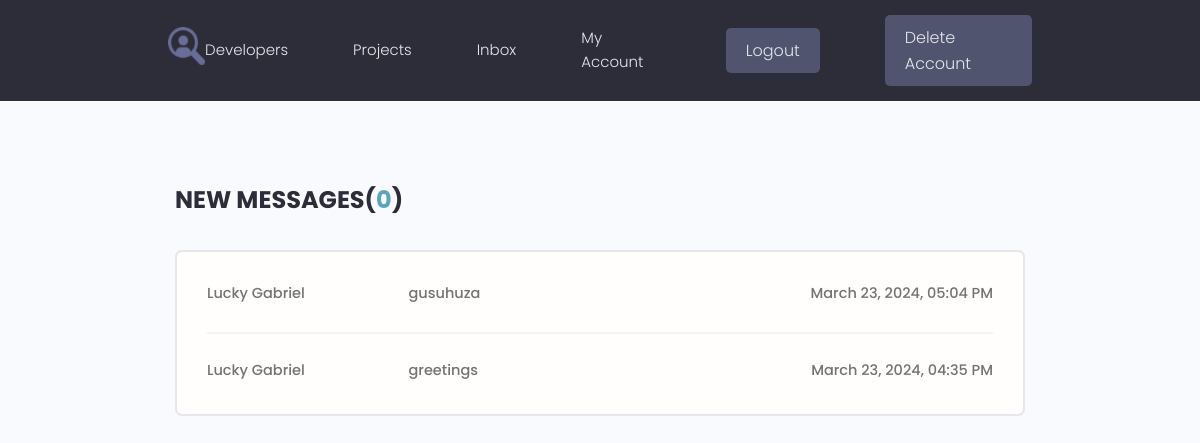
The app's page /inbox (signed in) with its own data.
### models/message.py (models this page shows, shortened)
class Message(BaseModel, Base):
    __tablename__ = 'messages'
    message = Column(Text, nullable=True)
    subject = Column(String(200), nullable=True)
    is_read = Column(Boolean, default=False)
    sender_id = Column(String(60), ForeignKey('users.id', ondelete='SET NULL'), nullable=True)
    sender = relationship('User', foreign_keys=[sender_id], backref='sent_messages')
    receiver_id = Column(String(60), ForeignKey('users.id', ondelete='SET NULL'), nullable=True)
    receiver = relationship('User', foreign_keys=[receiver_id], backref='received_messages')

### models/user.py (models this page shows, shortened)
class User(BaseModel, Base, UserMixin):
    __tablename__ = 'users'
    username = Column(String(150), nullable=False, unique=True)
    password = Column(String(150), nullable=False)
    email = Column(String(150), nullable=False)
    name = Column(String(150), nullable=False)
    is_staff = Column(Boolean, default=False)
    projects = relationship('Project', backref='user', cascade="all, delete-orphan")
    profile = relationship("Profile", uselist=False,
                           back_populates="user",
                           cascade="all, delete-orphan",
                           )

### webdynamic/views/messages.py (the view)
@app_views.route('/inbox', methods=['GET'], strict_slashes=False)
def inbox():
    messages = sorted(current_user.received_messages, key=lambda x: x.created_at, reverse=True)
    unread = sum(1 for message in messages if not message.is_read)
    return render_template('inbox.html', messages=messages, unread=unread)

### models/engine/dbManager.py (called while the page is built)
    def all(self, cls=None):
        new_dict = {}
        for clss in classes:
            if cls is None or cls is classes[clss] or cls is clss:
                objs = self.__session.query(classes[clss]).all()
                for obj in objs:
                    key = obj.__class__.__name__ + '.' + obj.id
                    new_dict[key] = obj
        return (new_dict)

    def get(self, cls, id):
        for obj in self.all(cls).values():
            if id == obj.id:
                return obj

### webdynamic/app.py (called while the page is built)
@login_manager.user_loader
def load_user(user_id):
    user = storage.get(User, user_id)
    return user

@app.context_processor
def inject_user():
    return dict(current_user=current_user)

### webdynamic/templates/inbox.html
{% extends 'main.html' %}
{% block content %}
<main class="inbox my-xl">
    <div class="content-box">
      <h3 class="inbox__title">New Messages(<span>{{unread}}</span>)</h3>
      <ul class="messages">
        {% for message in messages %}
        {% if message.is_read %}
        <li class="message message--read">
        {% else %}
        <li class="message message--unread">
        {% endif %}
          <a href="{{url_for('app_views.read_message', message_id=message.id)}}">
            <span class="message__author">{{message.sender.name}}</span>
            <span class="message__subject">{{message.subject}}</span>
            <span class="message__date">{{message.created_at.strftime('%B %d, %Y, %I:%M %p') }}</span>
          </a>
        </li>
        {% endfor %}
      </ul>
    </div>
  </main>
{% endblock %}

### webdynamic/static/styles/app.css (style rules this page uses)
:root { --color-sub: #2d2d39; }
.content-box { width: 95%; max-width: 85rem; margin: 0 auto; }
.inbox { height: 90vh; }
.inbox__title, .inbox__title span { font-size: 2.4rem; font-weight: 700; color: var(--color-sub); text-transform: uppercase; text-align: left; margin-bottom: 3rem; }
.inbox__title span { color: var(--color-main); }
.messages { list-style: none; background: var(--color-white); padding: 0.5rem 3rem; border: 2px solid var(--color-light); border-radius: 0.7rem; }
.message { padding: 2.5rem 0; }
.message > a span { font-size: 1.45rem; font-weight: 500; }
.message:not(:last-child) { border-bottom: 2px solid var(--color-white-light); }
.message > a { display: flex; gap: 1rem; }
.message__author, .message__date { flex-basis: 25%; }
.message__subject { flex-basis: 50%; }
.message__date { text-align: right; }

### webdynamic/static/uikit/styles/modules/_variables.css (style rules this page uses)
:root { --color-main: #5aa5b9; --color-main-light: #e6faff; --color-sub: #3f4156; --color-sub-light: #51546e; --color-sub-lighter: #ededfd; --color-text: #737373; --color-gray: #8b8b8b; --color-light: #e5e7eb; --color-light-gray: #767676; --color-bg: #f8fafd; --color-white: #fffefd; --color-white-light: #f3f3f3; --color-success: #359e64; --color-success-bg: #def8e8; --color-error: #fc4b0b; --color-error-bg: #fff2ee; --font-base: 'Poppins', arial, helvetica, 'Segoe UI', roboto, ubuntu, sans-serif; --font-monospace: 'Fira Code', 'Courier New', courier, monospace; --font-regular: 300; --font-medium: 500; --font-bold: 700; --generic-shadow: 1px 1px 5px #00000010; --generic-transition: all 0.3s ease-in-out; }

### webdynamic/static/uikit/styles/modules/_base.css (style rules this page uses)
* { margin: 0; padding: 0; box-sizing: border-box; text-rendering: optimizeLegibility; color: inherit; font-size: inherit; }
html { font-size: 50%; }
@media only screen and (min-width: 480px) { html { font-size: 56.25%; } }
@media only screen and (min-width: 1200px) { html { font-size: 62.5%; } }
body { line-height: 1.6; font-weight: 400; font-size: 1.5rem; color: var(--color-text); background-color: var(--color-bg); min-height: 100vh; }

### webdynamic/static/uikit/styles/modules/_typography.css (style rules this page uses)
* { font-family: var(--font-base); }
h3 { font-size: 3.2rem; font-weight: var(--font-medium); }
p, span, strong { font-size: 1.6rem; color: var(--color-text); font-weight: var(--font-regular); }
a { padding-bottom: 2px; text-decoration: none; display: inline-block; color: var(--color-main); font-weight: var(--font-medium); }

### webdynamic/static/uikit/styles/modules/_utilities.css (style rules this page uses)
.my-xl { margin: 8rem auto; }

### records on screen
Message: sender.name "Lucky Gabriel", subject "gusuhuza", created_at "March 23, 2024, 05:04 PM"
Message: sender.name "Lucky Gabriel", subject "greetings", created_at "March 23, 2024, 04:35 PM"

### other values on screen
{{ unread }} "0"
